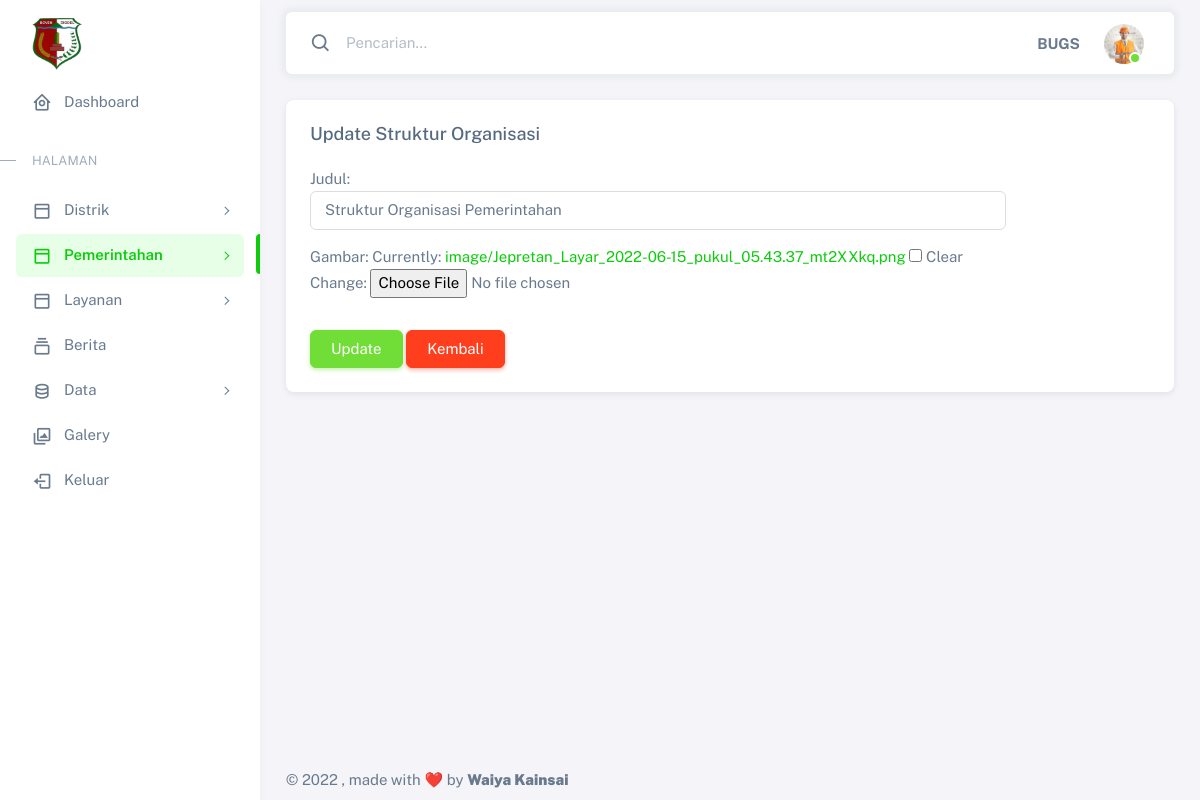
Page /panel/updateorganisasi/1 (signed in) on the earlier database version.
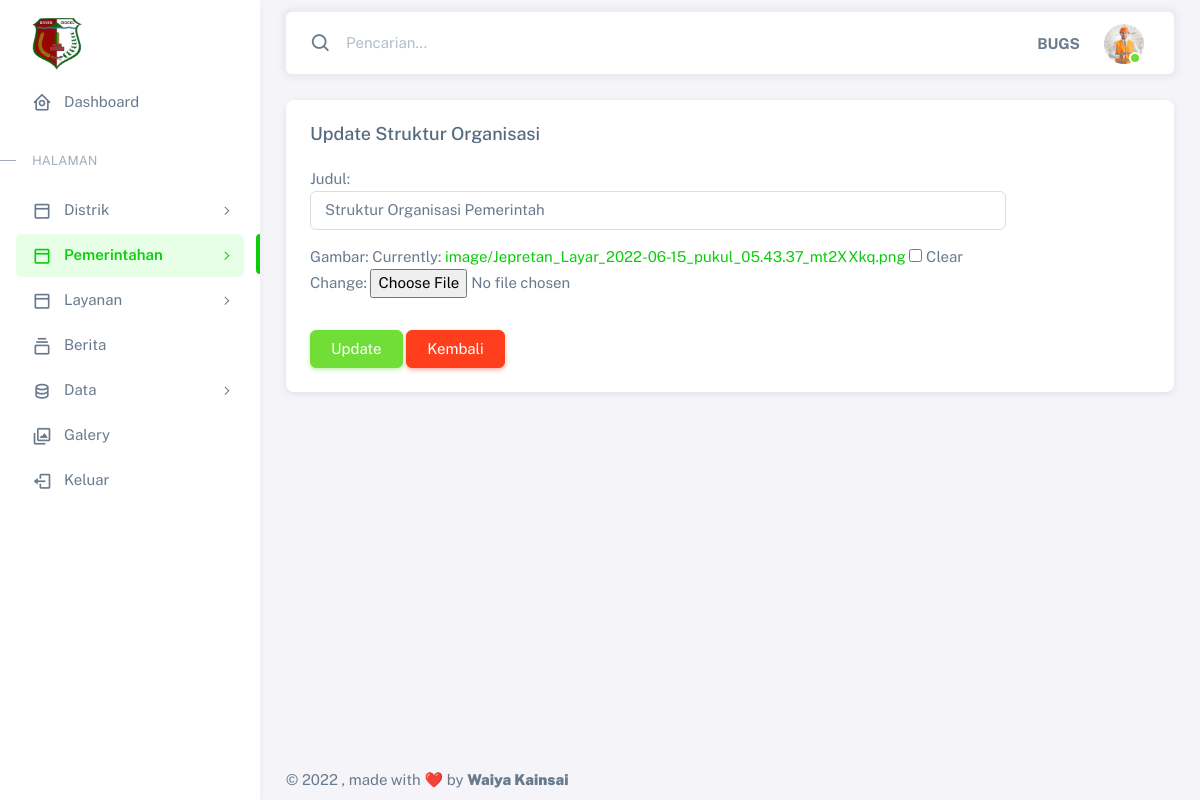
Same page on the later database version.
### pemerintah/models.py (models this page shows, shortened)
class Organisasi(models.Model):
    judul = models.CharField(max_length=100)
    gambar = models.ImageField(blank=True, null=True, upload_to="image/")

### panel/views.py (the view)
# urls.py: path('updateorganisasi/<str:pk>',views.update_organisasi, name='updateorganisasi'),
@login_required(login_url='panel:login')
def update_organisasi(request, pk):
    organisasi_update = Organisasi.objects.get(id=pk)
    form = OrganisasiForm( request.POST or None, request.FILES or None, instance=organisasi_update)
    link_kembali = '/panel/organisasi/'
    if form.is_valid():
        form.save()
        return redirect(link_kembali)
    context ={
        'title':'Panel | Update Data Pemerintah',
        'keterangan': 'Update Struktur Organisasi',
        'form': form,
    }
    return render(request, 'panel/update_organisasi.html', context)

### panel/forms.py
class OrganisasiForm(ModelForm):
    class Meta:
        model = Organisasi
        fields = ('judul', 'gambar')
        widgets = {
            'judul': forms.TextInput(attrs={'class': 'form-control', 'id': 'basic-default-name', 'placeholder': 'Masukan judul..'})
        }

### templates/panel/update_organisasi.html (shortened to what this page needs)
{% extends '../adminbase.html' %}
{% block content %}
<div class="row">
    <div class="col-xxl">
        <div class="card mb-4">
          <div class="card-header d-flex align-items-center justify-content-between">
            <h5 class="mb-0">{{ keterangan }}</h5>
          </div>
          <div class="card-body">
            <form action="" method="POST" enctype="multipart/form-data">
              <div class="row mb-3">
                <div class="col-sm-10">
                  {{ form.as_p}}
                </div>
              </div>
              <div class="row justify-content-start">
                <div class="col-sm-10">
                  <input class="btn btn-success" type="submit" value="Update">
                  <a href= "{% url 'panel:organisasi' %}"  class="btn btn-danger">Kembali</a>
                </div>
              </div>
            </form>
          </div>
        </div>
      </div>
</div>
{% endblock %}

Differences in the rows shown:
changed Organisasi: judul "Struktur Organisasi Pemerintahan" → "Struktur Organisasi Pemerintah"
